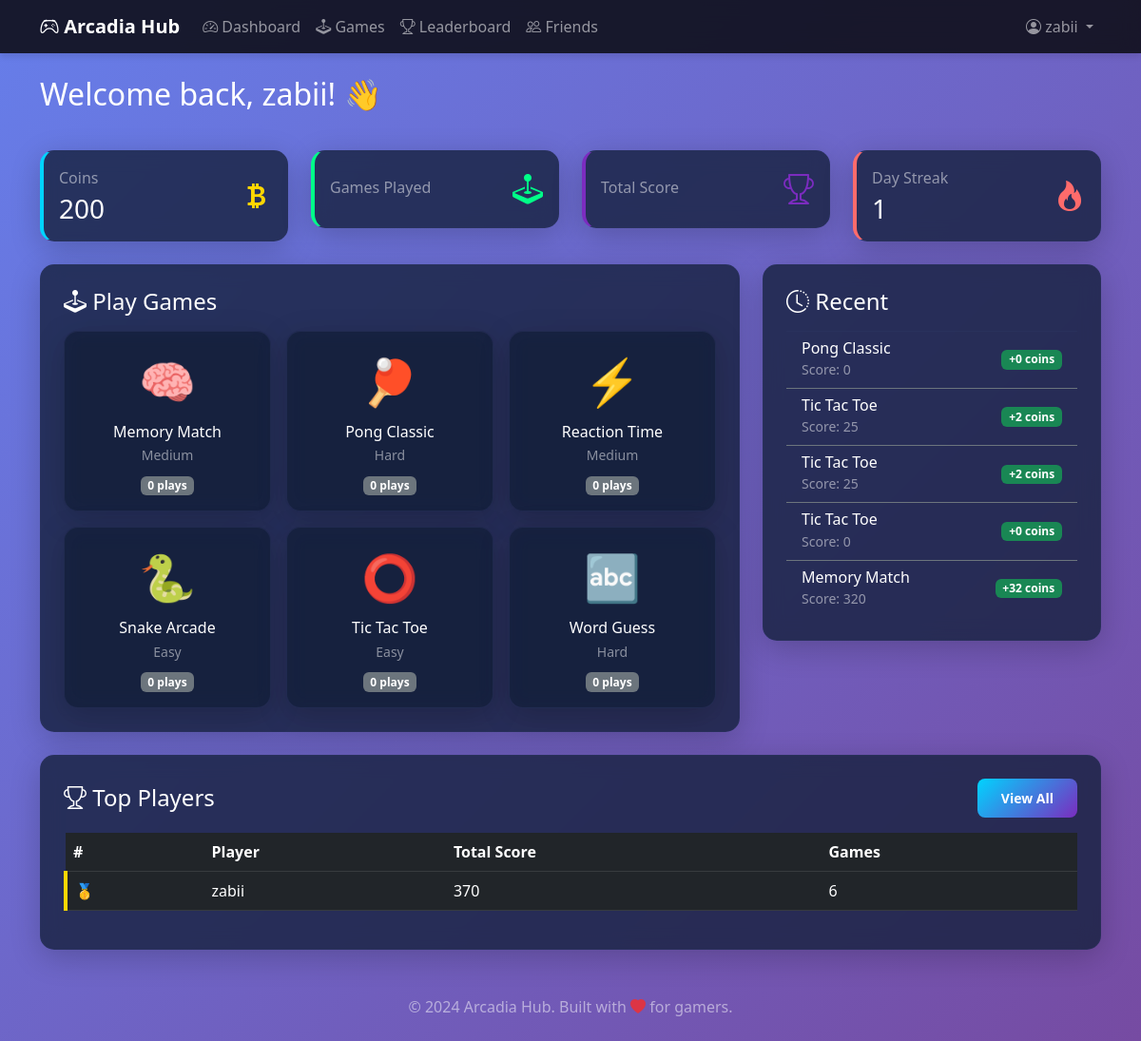
/dashboard (signed in), run on an earlier commit of the app's database.
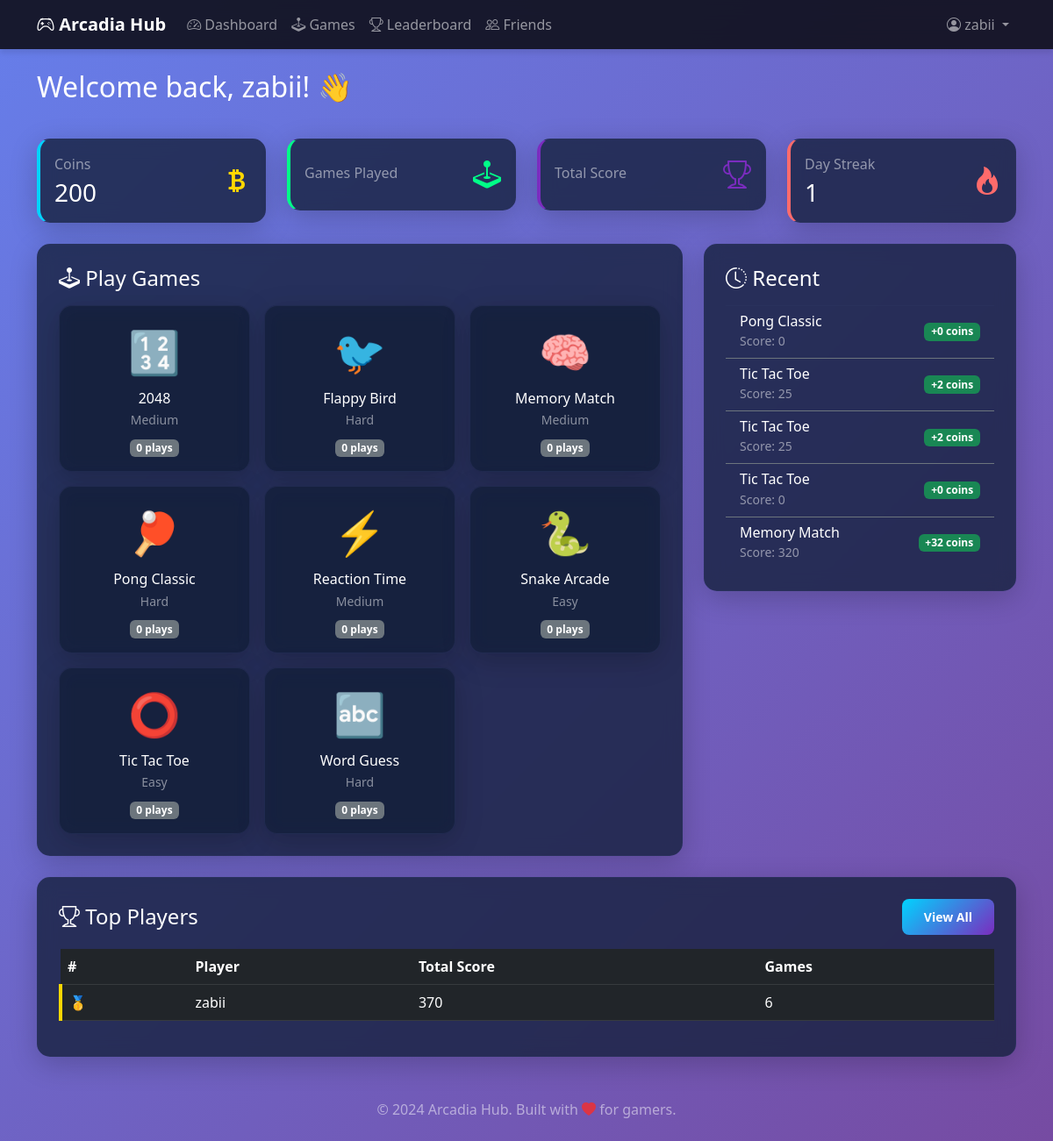
And on a later commit of the database.
### tables this page shows
CREATE TABLE users (
                    user_id INTEGER PRIMARY KEY,
                    username TEXT UNIQUE NOT NULL,
                    password_hash TEXT NOT NULL,
                    email TEXT UNIQUE NOT NULL,
                    created_date TEXT,
                    avatar_color TEXT DEFAULT '#3498db'
                , coins INTEGER DEFAULT 0, streak INTEGER DEFAULT 0, last_login DATE, settings_config TEXT);

CREATE TABLE games (
                        game_id INTEGER PRIMARY KEY AUTOINCREMENT,
                        game_key TEXT UNIQUE NOT NULL,
                        name TEXT NOT NULL,
                        category TEXT,
                        difficulty TEXT,
                        play_count INTEGER DEFAULT 0,
                        icon TEXT,
                        color TEXT
                    );

CREATE TABLE scores (
                        score_id INTEGER PRIMARY KEY AUTOINCREMENT,
                        user_id INTEGER NOT NULL,
                        game_key TEXT NOT NULL,
                        score INTEGER NOT NULL,
                        play_time INTEGER DEFAULT 0,
                        achieved_at TIMESTAMP DEFAULT CURRENT_TIMESTAMP,
                        FOREIGN KEY(user_id) REFERENCES users(user_id) ON DELETE CASCADE,
                        FOREIGN KEY(game_key) REFERENCES games(game_key) ON DELETE CASCADE
                    );

### app.py (the view)
@app.route('/dashboard')
@login_required
def dashboard():
    user = db.fetch_one("SELECT * FROM users WHERE user_id = ?", (session['user_id'],))
    recent_scores = db.fetch_all("SELECT s.*, g.name as game_name FROM scores s JOIN games g ON s.game_key = g.game_key WHERE s.user_id = ? ORDER BY s.achieved_at DESC LIMIT 10", (session['user_id'],))
    leaderboard = db.fetch_all("SELECT u.username, SUM(s.score) as total_score, COUNT(s.score_id) as games_played FROM scores s JOIN users u ON s.user_id = u.user_id GROUP BY s.user_id ORDER BY total_score DESC LIMIT 10")
    games = db.fetch_all("SELECT * FROM games ORDER BY name")
    return render_template('dashboard.html', user=user, recent_scores=recent_scores, leaderboard=leaderboard, games=games)

### app.py (called while the page is built)
def login_required(f):
    @wraps(f)
    def decorated_function(*args, **kwargs):
        if 'user_id' not in session:
            flash('Please log in to access this page', 'warning')
            return redirect(url_for('login'))
        session.permanent = True
        return f(*args, **kwargs)
    return decorated_function

@app.before_request
def load_user():
    if 'user_id' in session:
        user = db.fetch_one("SELECT * FROM users WHERE user_id = ?", (session['user_id'],))
        if user:
            session.permanent = True

    def fetch_one(self, query, params=()):
        self.cursor.execute(query, params)
        return self.cursor.fetchone()

    def fetch_all(self, query, params=()):
        self.cursor.execute(query, params)
        return self.cursor.fetchall()

### templates/dashboard.html (shortened to what this page needs)
{% extends "base.html" %}
{% block content %}
<div class="row mb-4">
    <div class="col-md-12">
        <h2 class="text-white mb-3">
            Welcome back, {{ user.username }}! 👋
        </h2>
    </div>
</div>
<div class="row g-4 mb-4">
    <div class="col-md-3">
        <div class="card stat-card p-3">
            <div class="d-flex justify-content-between align-items-center">
                <div>
                    <p class="text-white-50 mb-1">Coins</p>
                    <h3 class="text-white mb-0">{{ user.coins }}</h3>
                </div>
                <i class="bi bi-currency-bitcoin" style="font-size: 2rem; color: #ffd700;"></i>
            </div>
        </div>
    </div>
    <div class="col-md-3">
        <div class="card stat-card p-3" style="border-left-color: var(--success-color);">
            <div class="d-flex justify-content-between align-items-center">
                <div>
                    <p class="text-white-50 mb-1">Games Played</p>
                </div>
                <i class="bi bi-joystick" style="font-size: 2rem; color: var(--success-color);"></i>
            </div>
        </div>
    </div>
    <div class="col-md-3">
        <div class="card stat-card p-3" style="border-left-color: var(--accent-secondary);">
            <div class="d-flex justify-content-between align-items-center">
                <div>
                    <p class="text-white-50 mb-1">Total Score</p>
                </div>
                <i class="bi bi-trophy" style="font-size: 2rem; color: var(--accent-secondary);"></i>
            </div>
        </div>
    </div>
    <div class="col-md-3">
        <div class="card stat-card p-3" style="border-left-color: #ff6b6b;">
            <div class="d-flex justify-content-between align-items-center">
                <div>
                    <p class="text-white-50 mb-1">Day Streak</p>
                    <h3 class="text-white mb-0">{{ user.streak }}</h3>
                </div>
                <i class="bi bi-fire" style="font-size: 2rem; color: #ff6b6b;"></i>
            </div>
        </div>
    </div>
</div>
<div class="row g-4 mb-4">
    <div class="col-md-8">
        <div class="card p-4">
            <h4 class="text-white mb-3"><i class="bi bi-joystick"></i> Play Games</h4>
            <div class="row g-3">
                {% for game in games %}
                <div class="col-md-4 col-sm-6">
                    <a href="{{ url_for('play_game', game_key=game.game_key) }}"
                       class="text-decoration-none">
                        <div class="card game-card h-100 p-3 text-center">
                            <div style="font-size: 3rem;" class="mb-2">{{ game.icon }}</div>
                            <h6 class="text-white mb-1">{{ game.name }}</h6>
                            <small class="text-white-50">{{ game.difficulty }}</small>
                            <div class="mt-2">
                                <span class="badge bg-secondary">{{ game.play_count }} plays</span>
                            </div>
                        </div>
                    </a>
                </div>
                {% endfor %}
            </div>
        </div>
    </div>
    <div class="col-md-4">
        <div class="card p-4">
            <h4 class="text-white mb-3"><i class="bi bi-clock-history"></i> Recent</h4>
            {% if recent_scores %}
            <div class="list-group list-group-flush">
                {% for score in recent_scores[:5] %}
                <div class="list-group-item bg-transparent text-white border-secondary">
                    <div class="d-flex justify-content-between align-items-center">
                        <div>
                            <h6 class="mb-0">{{ score.game_name }}</h6>
                            <small class="text-white-50">Score: {{ score.score }}</small>
                        </div>
                        <span class="badge bg-success">+{{ (score.score / 10)|int|default(1) }} coins</span>
                    </div>
                </div>
                {% endfor %}
            </div>
            {% else %}
            <p class="text-white-50 text-center">No recent games</p>
            {% endif %}
        </div>
    </div>
</div>
<div class="row">
    <div class="col-md-12">
        <div class="card p-4">
            <div class="d-flex justify-content-between align-items-center mb-3">
                <h4 class="text-white mb-0"><i class="bi bi-trophy"></i> Top Players</h4>
                <a href="{{ url_for('leaderboard') }}" class="btn btn-accent btn-sm">View All</a>
            </div>
            <div class="table-responsive">
                <table class="table table-dark table-hover">
                    <thead>
                        <tr>
                            <th class="text-white">#</th>
                            <th class="text-white">Player</th>
                            <th class="text-white">Total Score</th>
                            <th class="text-white">Games</th>
                        </tr>
                    </thead>
                    <tbody>
                        {% for player in leaderboard[:5] %}
                        <tr class="{% if loop.index <= 3 %}leaderboard-item{% endif %}">
                            <td class="text-white">
                                {% if loop.index == 1 %}🥇{% elif loop.index == 2 %}🥈{% elif loop.index == 3 %}🥉{% else %}#{{ loop.index }}{% endif %}
                            </td>
                            <td class="text-white">{{ player.username }}</td>
                            <td class="text-white">{{ player.total_score }}</td>
                            <td class="text-white">{{ player.games_played }}</td>
                        </tr>
                        {% endfor %}
                    </tbody>
                </table>
            </div>
        </div>
    </div>
</div>
{% endblock %}

### templates/base.html (shortened to what this page needs)
<!DOCTYPE html>
<html lang="en" data-bs-theme="{{ settings.theme if settings else 'dark' }}">
<head>
    <link href="https://cdn.jsdelivr.net/npm/bootstrap@5.3.0/dist/css/bootstrap.min.css" rel="stylesheet">
    <link rel="stylesheet" href="https://cdn.jsdelivr.net/npm/bootstrap-icons@1.10.0/font/bootstrap-icons.css">
</head>
<body>
    <nav class="navbar navbar-expand-lg navbar-dark sticky-top">
        <div class="container">
            <a class="navbar-brand fw-bold" href="{{ url_for('dashboard') }}">
                <i class="bi bi-controller"></i> Arcadia Hub
            </a>
            {% if session.user_id %}
            <div class="collapse navbar-collapse" id="navbarNav">
                <ul class="navbar-nav me-auto">
                    <li class="nav-item">
                        <a class="nav-link" href="{{ url_for('dashboard') }}">
                            <i class="bi bi-speedometer2"></i> Dashboard
                        </a>
                    </li>
                    <li class="nav-item">
                        <a class="nav-link" href="{{ url_for('games') }}">
                            <i class="bi bi-joystick"></i> Games
                        </a>
                    </li>
                    <li class="nav-item">
                        <a class="nav-link" href="{{ url_for('leaderboard') }}">
                            <i class="bi bi-trophy"></i> Leaderboard
                        </a>
                    </li>
                    <li class="nav-item">
                        <a class="nav-link" href="{{ url_for('friends') }}">
                            <i class="bi bi-people"></i> Friends
                        </a>
                    </li>
                </ul>
                <ul class="navbar-nav">
                    <li class="nav-item dropdown">
                        <a class="nav-link dropdown-toggle" href="#" role="button" data-bs-toggle="dropdown">
                            <i class="bi bi-person-circle"></i> {{ session.username }}
                        </a>
                    </li>
                </ul>
            </div>
            {% endif %}
        </div>
    </nav>
    <main class="py-4">
        <div class="container">
            {% block content %}{% endblock %}
        </div>
    </main>
    <footer class="py-4 mt-auto">
        <div class="container text-center">
            <p class="text-white-50 mb-0">
                &copy; 2024 Arcadia Hub. Built with <i class="bi bi-heart-fill text-danger"></i> for gamers.
            </p>
        </div>
    </footer>
</body>
</html>

### templates/base.html (style rules this page uses)
:root { --accent-color: #00d4ff; --accent-secondary: #7b2cbf; --success-color: #00ff88; --bg-gradient-start: #667eea; --bg-gradient-end: #764ba2; }
body { min-height: 100vh; background: linear-gradient(135deg, var(--bg-gradient-start) 0%, var(--bg-gradient-end) 100%); }
.navbar { backdrop-filter: blur(10px); background: rgba(15, 15, 26, 0.9) !important; box-shadow: 0 4px 6px rgba(0, 0, 0, 0.1); }
.card { backdrop-filter: blur(10px); background: rgba(22, 33, 62, 0.8) !important; border: 1px solid rgba(45, 53, 97, 0.5); border-radius: 15px; box-shadow: 0 8px 32px rgba(0, 0, 0, 0.2); }
.btn-accent { background: linear-gradient(135deg, var(--accent-color), var(--accent-secondary)); border: none; color: white; padding: 10px 25px; border-radius: 8px; font-weight: 600; transition: transform 0.2s; }
.game-card { transition: transform 0.3s, box-shadow 0.3s; cursor: pointer; }
.stat-card { border-left: 4px solid var(--accent-color); }
.leaderboard-item:nth-child(1) { background: linear-gradient(135deg, rgba(255, 215, 0, 0.2), rgba(255, 193, 7, 0.1)); border-left: 4px solid #ffd700; }

What changed in the data, as far as the page shows it:
added games: icon "🔢", name "2048", difficulty "Medium", play_count "0"
added games: icon "🐦", name "Flappy Bird", difficulty "Hard", play_count "0"
